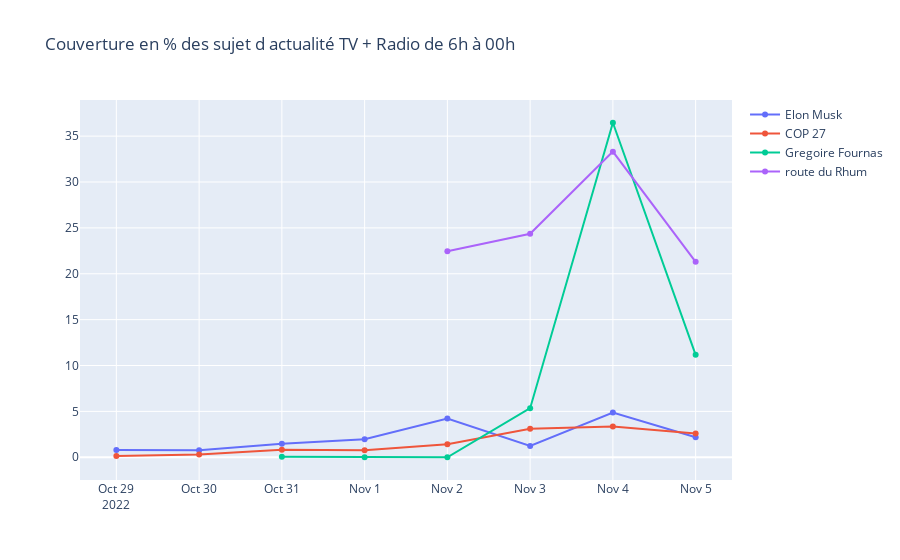

The cell this chart's notebook holds for it:
### Code cell
fig = go.Figure()
data_percentage_elon = get_percentage_per_day(data[data.keyword == 'elonmusk'])
data_percentage_cop27 = get_percentage_per_day(data[data.keyword == 'cop27'])
data_percentage_routeduRhum = get_percentage_per_day(data[data.keyword == 'routeduRhum'])
data_percentage_gregoirefournas = get_percentage_per_day(data[data.keyword == 'gregoirefournas'])
fig.add_trace(go.Scatter(y=data_percentage_elon, x=data_percentage_elon.index, name='Elon Musk'))
fig.add_trace(go.Scatter(y=data_percentage_cop27, x=data_percentage_cop27.index, name='COP 27'))
fig.add_trace(go.Scatter(y=data_percentage_gregoirefournas, x=data_percentage_gregoirefournas.index, name='Gregoire Fournas'))
fig.add_trace(go.Scatter(y=data_percentage_routeduRhum, x=data_percentage_routeduRhum.index, name='route du Rhum'))
fig.update_layout(title='Couverture en % des sujet d actualité TV + Radio de 6h à 00h')
fig.show()

### Figure 1 — Plotly figure (JSON) as saved in the notebook; plotly's stock layout.template omitted (floating-point values rounded to 4 significant figures)
{"data": [{"name": "Elon Musk", "x": ["2022-10-29T00:00:00", "2022-10-30T00:00:00", "2022-10-31T00:00:00", "2022-11-01T00:00:00", "2022-11-02T00:00:00", "2022-11-03T00:00:00", "2022-11-04T00:00:00", "2022-11-05T00:00:00"], "y": [0.787, 0.7639, 1.47, 1.968, 4.225, 1.227, 4.873, 2.188], "type": "scatter"}, {"name": "COP 27", "x": ["2022-10-29T00:00:00", "2022-10-30T00:00:00", "2022-10-31T00:00:00", "2022-11-01T00:00:00", "2022-11-02T00:00:00", "2022-11-03T00:00:00", "2022-11-04T00:00:00", "2022-11-05T00:00:00"], "y": [0.1389, 0.2894, 0.8102, 0.7523, 1.424, 3.113, 3.356, 2.593], "type": "scatter"}, {"name": "Gregoire Fournas", "x": ["2022-10-31T00:00:00", "2022-11-01T00:00:00", "2022-11-02T00:00:00", "2022-11-03T00:00:00", "2022-11-04T00:00:00", "2022-11-05T00:00:00"], "y": [0.04167, 0, 0, 5.347, 36.46, 11.17], "type": "scatter"}, {"name": "route du Rhum", "x": ["2022-11-02T00:00:00", "2022-11-03T00:00:00", "2022-11-04T00:00:00", "2022-11-05T00:00:00"], "y": [22.45, 24.35, 33.31, 21.3], "type": "scatter"}], "layout": {"title": {"text": "Couverture en % des sujet d actualité TV + Radio de 6h à 00h"}}}
